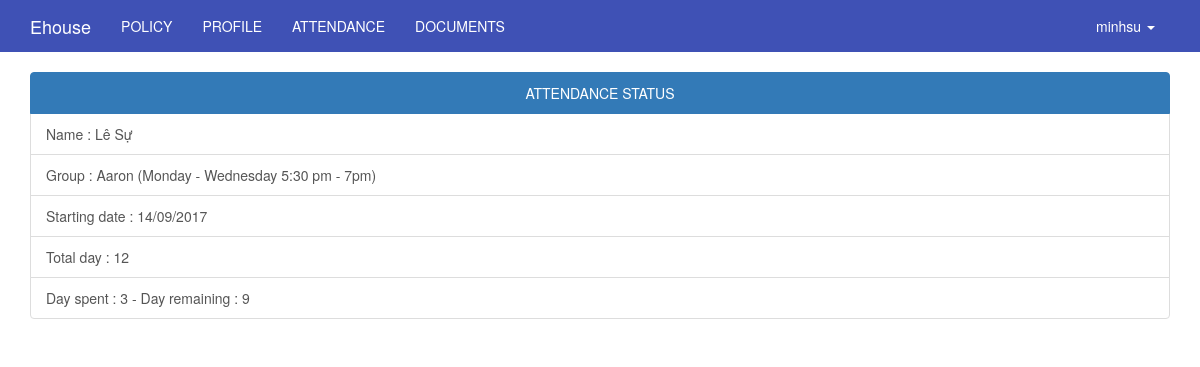
Page /index.php/member/info/calendar?course_id=2 (signed in) on the committed database.
### tables this page shows
CREATE TABLE `users` (
  `id` int(11) UNSIGNED NOT NULL,
  `ip_address` varchar(15) NOT NULL,
  `username` varchar(100) NOT NULL,
  `password` varchar(255) NOT NULL,
  `salt` varchar(255) DEFAULT NULL,
  `email` varchar(100) NOT NULL,
  `activation_code` varchar(40) DEFAULT NULL,
  `forgotten_password_code` varchar(40) DEFAULT NULL,
  `forgotten_password_time` int(11) UNSIGNED DEFAULT NULL,
  `remember_code` varchar(40) DEFAULT NULL,
  `created_on` int(11) UNSIGNED NOT NULL,
  `last_login` int(11) UNSIGNED DEFAULT NULL,
  `active` tinyint(1) UNSIGNED DEFAULT NULL,
  `first_name` varchar(50) DEFAULT NULL,
  `last_name` varchar(50) DEFAULT NULL,
  `company` varchar(100) DEFAULT NULL,
  `birth_day` varchar(50) NOT NULL,
  `phone` varchar(20) DEFAULT NULL,
  `address` varchar(255) DEFAULT NULL,
  `profile` text,
  `modified_date` datetime DEFAULT NULL
);

CREATE TABLE `course` (
  `id` int(11) NOT NULL,
  `name` varchar(255) NOT NULL,
  `teacher` varchar(255) NOT NULL,
  `total_day` int(11) NOT NULL,
  `start_date` varchar(50) NOT NULL,
  `end_date` varchar(50) DEFAULT NULL,
  `description` text,
  `active` tinyint(1) NOT NULL DEFAULT '1',
  `modified_date` datetime DEFAULT NULL
);

### application/controllers/member/Info.php (called while the page is built, shortened)
<?php
class Info extends Admin_Controller {
    function __construct(){
        parent::__construct();
        $this->load->library('ion_auth');
        $this->load->library('postal');
        $this->load->helper('url');
        $this->current_user = $this->ion_auth->user()->row();
        $this->data['current_user'] = $this->current_user;
        $this->data['current_user_menu'] = '';
        $this->load->model('calendar_model');
        $this->load->model('course_model');
    }
    public function calendar(){
        $this->data['user_name'] = $this->current_user->username;
        $this->data['full_name'] = $this->current_user->last_name.' '.$this->current_user->first_name;
        $this->data['course_id'] = $this->input->get('course_id');
        $input['where'] = array('id' => $this->data['course_id']);
        $this->data['course'] = $this->course_model->get_row($input);
        $input['where'] = array('user_name' => $this->current_user->username, 'course_id' => $this->data['course_id'], 'color' => '#3a87ad');
        $this->data['days_spent'] = $this->calendar_model->get_total($input);
        $this->data['days_remaining'] = $this->data['course']->total_day - $this->data['days_spent'];
        $this->load->view('member/calendar_view', $this->data);
    }
}

### index.php (called while the page is built, shortened)
<?php
require_once BASEPATH.'core/CodeIgniter.php';

### application/helpers/common_helper.php (called while the page is built, shortened)
<?php
	function public_helper($string = '')
	{
		return base_url('public/'.$string);
	}
?>

### application/libraries/Ion_auth.php (called while the page is built, shortened)
<?php  if ( ! defined('BASEPATH')) exit('No direct script access allowed');
class Ion_auth
{
    public $_cache_user_in_group;
    public function __construct()
    {
        $this->_cache_user_in_group =& $this->ion_auth_model->_cache_user_in_group;
        $this->ion_auth_model->trigger_events('library_constructor');
    }
    public function __call($method, $arguments)
    {
        return call_user_func_array( array($this->ion_auth_model, $method), $arguments);
    }
    public function __get($var)
    {
        return get_instance()->$var;
    }
    public function logged_in()
    {
        $this->ion_auth_model->trigger_events('logged_in');
        return (bool) $this->session->userdata('identity');
    }
    public function in_group($check_group, $id=false, $check_all = false)
    {
        $this->ion_auth_model->trigger_events('in_group');
        $id || $id = $this->session->userdata('user_id');
        if (!is_array($check_group))
        {
            $check_group = array($check_group);
        }
        if (isset($this->_cache_user_in_group[$id]))
        {
            $groups_array = $this->_cache_user_in_group[$id];
        }
        else
        {
            $users_groups = $this->ion_auth_model->get_users_groups($id)->result();
            $groups_array = array();
            foreach ($users_groups as $group)
            {
                $groups_array[$group->id] = $group->name;
            }
            $this->_cache_user_in_group[$id] = $groups_array;
        }
        foreach ($check_group as $key => $value)
        {
            $groups = (is_string($value)) ? $groups_array : array_keys($groups_array);
            if (in_array($value, $groups) xor $check_all)
            {
                return !$check_all;
            }
        }
        return $check_all;
    }
}

### application/libraries/Session.php (called while the page is built, shortened)
<?php if ( ! defined('BASEPATH')) exit('No direct script access allowed');
class Session
{
    protected $sess_namespace = '';
    protected $store = array();
     private function initialize()
     {
        if (isset($_SESSION[$this->sess_namespace]) ) {
            $this->store = $_SESSION[$this->sess_namespace];
        }
        $destroy = false;
        if (!$destroy) {
            return;
        }
    }
    public function userdata($value)
    {
        if (isset($this->store[$value])) {
            return $this->store[$value];
        } else {
            return false;
        }
    }
    public function set_userdata($data = array(), $value = '')
    {
        if (is_string($data)) {
            $data = array($data => $value);
        }
        foreach ($data as $key => $val) {
            $this->store[$key] = $val;
        }
    }
}

### application/models/Ion_auth_model.php (called while the page is built, shortened)
<?php  if ( ! defined('BASEPATH')) exit('No direct script access allowed');
class Ion_auth_model extends CI_Model
{
    public $tables = array();
    public $_ion_where = array();
    public $_ion_select = array();
    public $_ion_limit = NULL;
    public $_ion_offset = NULL;
    public $_ion_order_by = NULL;
    public $_ion_order = NULL;
    protected $response = NULL;
    public function __construct()
    {
        $this->config->load('ion_auth', TRUE);
        $this->tables  = $this->config->item('tables', 'ion_auth');
    }
    public function limit($limit)
    {
        $this->_ion_limit = $limit;
        return $this;
    }
    public function where($where, $value = NULL)
    {
        if (!is_array($where))
        {
            $where = array($where => $value);
        }
        array_push($this->_ion_where, $where);
        return $this;
    }
    public function order_by($by, $order='desc')
    {
        $this->_ion_order_by = $by;
        $this->_ion_order    = $order;
        return $this;
    }
    public function row()
    {
        $row = $this->response->row();
        return $row;
    }
    public function users($groups = NULL)
    {
        if (isset($this->_ion_select) && !empty($this->_ion_select))
        {
            foreach ($this->_ion_select as $select)
            {
                $this->db->select($select);
            }
            $this->_ion_select = array();
        }
        else
        {
            $this->db->select(array(
                $this->tables['users'].'.*',
                $this->tables['users'].'.id as id',
                $this->tables['users'].'.id as user_id'
            ));
        }
        if (isset($this->_ion_where) && !empty($this->_ion_where))
        {
            foreach ($this->_ion_where as $where)
            {
                $this->db->where($where);
            }
            $this->_ion_where = array();
        }
        if (isset($this->_ion_limit) && isset($this->_ion_offset))
        {
            $this->db->limit($this->_ion_limit, $this->_ion_offset);
            $this->_ion_limit  = NULL;
            $this->_ion_offset = NULL;
        }
        else if (isset($this->_ion_limit))
        {
            $this->db->limit($this->_ion_limit);
            $this->_ion_limit  = NULL;
        }
        if (isset($this->_ion_order_by) && isset($this->_ion_order))
        {
            $this->db->order_by($this->_ion_order_by, $this->_ion_order);
            $this->_ion_order    = NULL;
            $this->_ion_order_by = NULL;
        }
        $this->response = $this->db->get($this->tables['users']);
        return $this;
    }
    public function user($id = NULL)
    {
        $id = isset($id) ? $id : $this->session->userdata('user_id');
        $this->users();
        return $this;
    }
}

### application/core/MY_Controller.php (called while the page is built, shortened)
<?php
class Admin_Controller extends MY_Controller
{
	function __construct()
	{
		$current_user = $this->ion_auth->user()->row();
	}
}

### application/models/Course_model.php (called while the page is built, shortened)
<?php
class Course_model extends MY_Model
{
    function __construct()
    {
        $this->table = 'course';
    }
}

### application/core/MY_Model.php (called while the page is built, shortened)
<?php if ( ! defined('BASEPATH')) exit('No direct script access allowed');
class MY_Model extends CI_Model {
    var $table = '';
    var $key = 'id';
    var $order = '';
    function get_row($input = array()){
        $query = $this->db->get($this->table);
        return $query->row();
    }
    protected function get_list_set_input($input = array())
    {
        if ((isset($input['where'])) && $input['where'])
        {
            $this->db->where($input['where']);
        }
        if (isset($input['order'][0]) && isset($input['order'][1]))
        {
            $this->db->order_by($input['order'][0], $input['order'][1]);
        }
        else
        {
            $order = ($this->order == '') ? array($this->table.'.'.$this->key, 'desc') : $this->order;
            $this->db->order_by($order[0], $order[1]);
        }
    }
}
?>

### application/views/member/calendar_view.php (the view, shortened to what this page needs)
<?php include "header_view.php"; ?>
<link rel='stylesheet' href="<?php echo public_helper('fullcalendar/fullcalendar.min.css'); ?>" />
<link href="<?php echo public_helper('fullcalendar/fullcalendar.print.css'); ?>" rel='stylesheet' media='print' />
<div id='wrap' class="container">
	<div >
		<div class="list-group">
			<a href="#" class="list-group-item active text-center">
			ATTENDANCE STATUS
			</a>
			<a href="#" class="list-group-item">Name : <?php echo $full_name; ?></a>
			<a href="#" class="list-group-item">Group : <?php echo $course->name; ?></a>
			<a href="#" class="list-group-item">Starting date : <?php echo $course->start_date; ?></a>
			<a href="#" class="list-group-item">Total day : <?php echo $course->total_day; ?></a>
			<a href="#" class="list-group-item">Day spent : <?php echo $days_spent; ?> - Day remaining : <?php echo $days_remaining; ?></a>
		</div>
	</div>
</div>

### application/views/member/header_view.php (shortened to what this page needs)
    <link rel="stylesheet" href="<?php echo public_helper('lib/bootstrap/css/bootstrap.min.css'); ?>"/>
    <link rel="stylesheet" href="<?php echo public_helper('lib/font-awesome/css/font-awesome.min.css'); ?>"/>
    <link href="<?php echo public_helper('lib/datetime-picker/datetimepicker.css')?>" rel="stylesheet">
    <link rel="stylesheet" href="http://code.jquery.com/ui/1.10.3/themes/smoothness/jquery-ui.css" />
    <link href="https://cdnjs.cloudflare.com/ajax/libs/bootstrap3-dialog/1.34.5/css/bootstrap-dialog.min.css" rel="stylesheet" type="text/css" />
    <link rel="stylesheet" href="<?php echo public_helper('css/admin.css'); ?>" type="text/css" />
<!DOCTYPE html>
<html>
<head>
</head>
<body>
    <nav class="navbar navbar-inverse">
        <div class="container">
            <div class="navbar-header">
                <a class="navbar-brand" href="<?php echo base_url(); ?>" target="_new"><?php echo 'Ehouse'?></a>
            </div>
            <div id="navbar" class="collapse navbar-collapse">
                <ul class="nav navbar-nav">
                    <li><?php echo anchor('member/info/policy','POLICY');?></li>
                    <li><?php echo anchor('member/info/profile','PROFILE');?></li>
                    <li><?php echo anchor('member/info/attendance','ATTENDANCE');?></li>
                    <li><?php echo anchor('member/info/document','DOCUMENTS');?></li>
                </ul>
                <ul class="nav navbar-nav navbar-right">
                    <li class="dropdown">
                        <a href="#" class="dropdown-toggle" data-toggle="dropdown" role="button" aria-expanded="false"><?php echo $this->ion_auth->user()->row()->username;?> <span class="caret"></span></a>
                    </li>
                </ul>
            </div>
        </div>
    </nav>

### public/css/admin.css (style rules this page uses)
.navbar-inverse { background-color: #3F51B5; border-color: #3F51B5; border-radius: inherit; }
.navbar-inverse .navbar-nav>li>a { color: white; }
.navbar-inverse .navbar-brand { color: white; }

### rows in the picture
users: id+username "minhsu"
course: name "Aaron (Monday - Wednesday 5:30 pm - 7pm)", start_date "14/09/2017", total_day "12"

### other values in the picture
anchor('member/info/policy','POLICY') "POLICY"
anchor('member/info/profile','PROFILE') "PROFILE"
anchor('member/info/attendance','ATTENDANCE') "ATTENDANCE"
anchor('member/info/document','DOCUMENTS') "DOCUMENTS"
$full_name "Lê Sự"
$days_spent "3"
$days_remaining "9"
